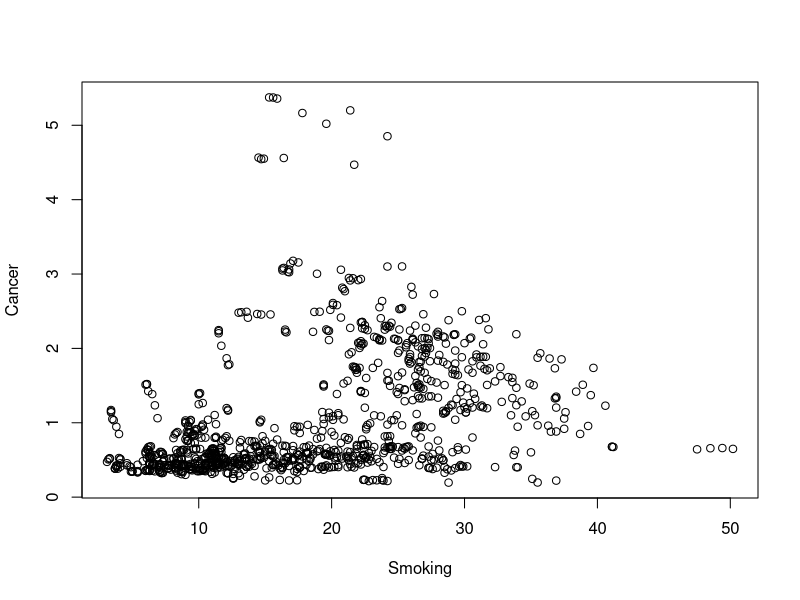
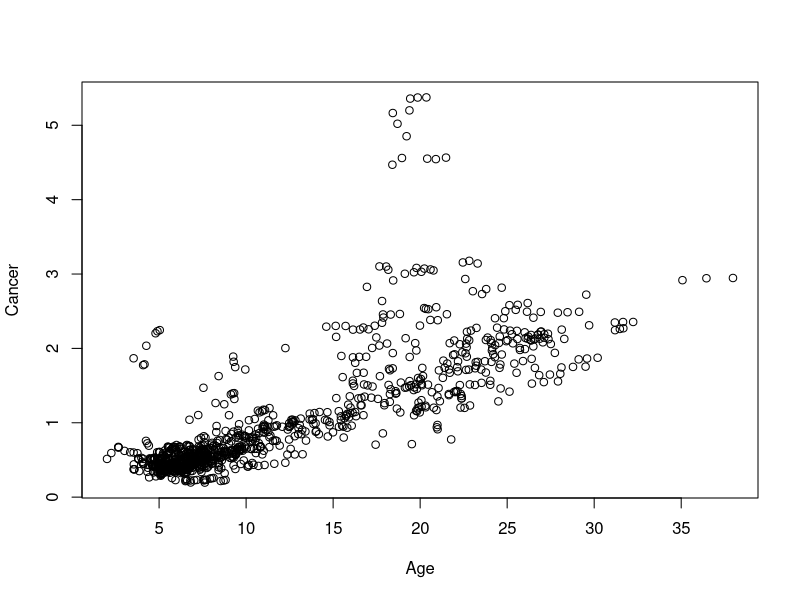
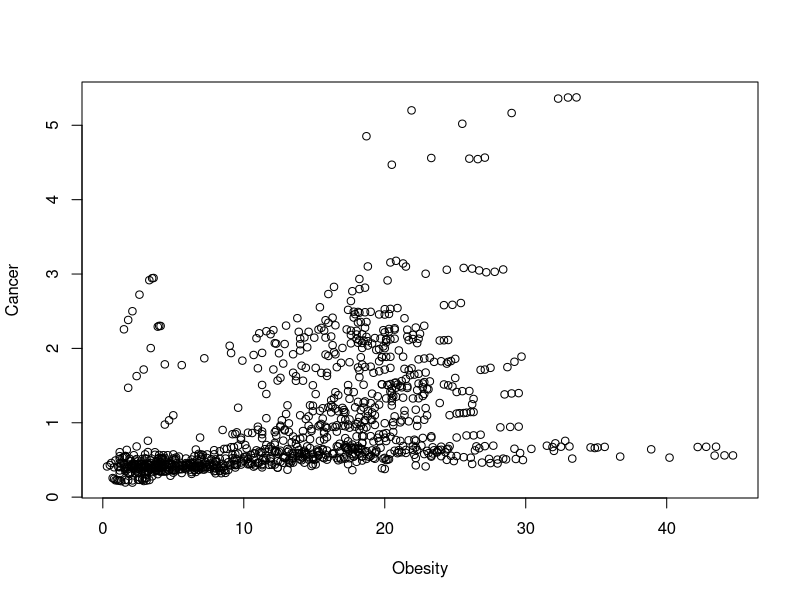
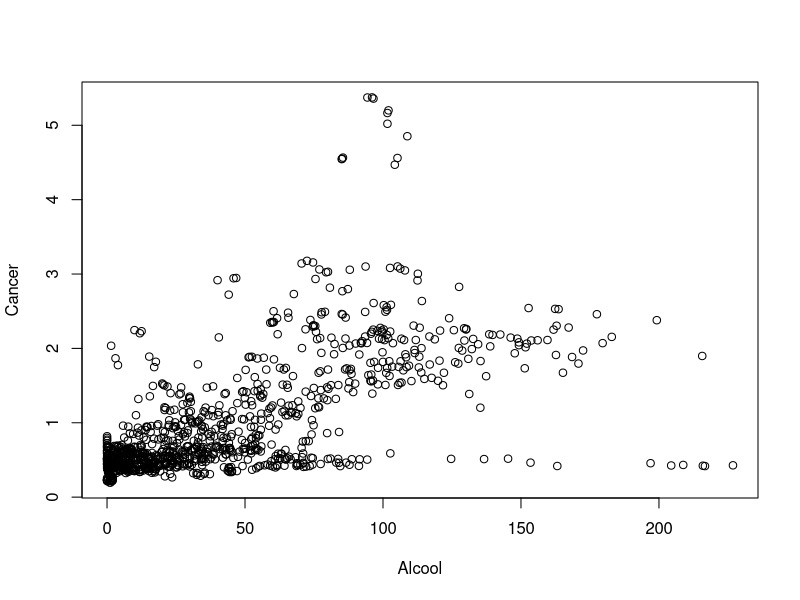
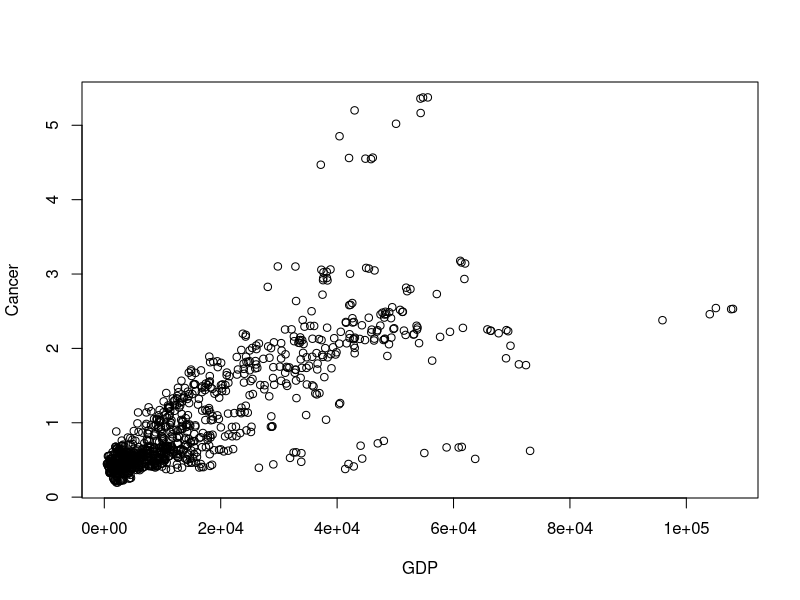
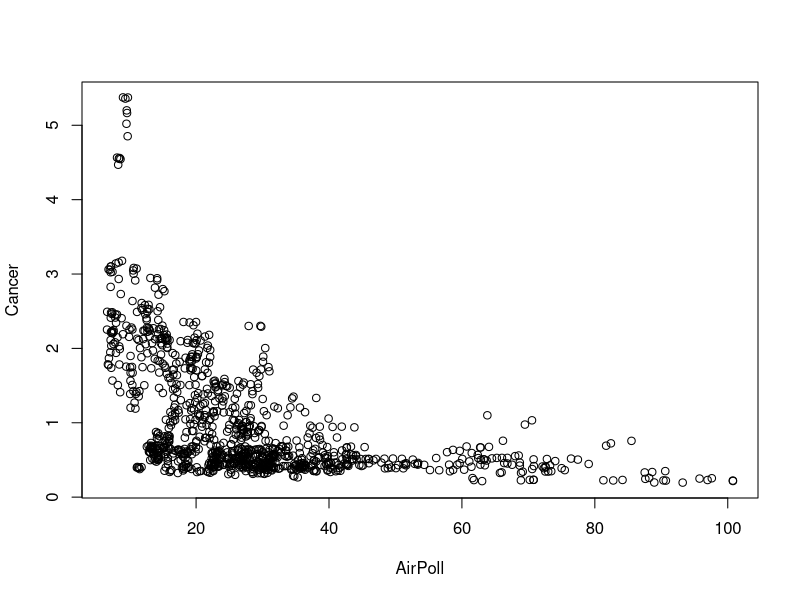
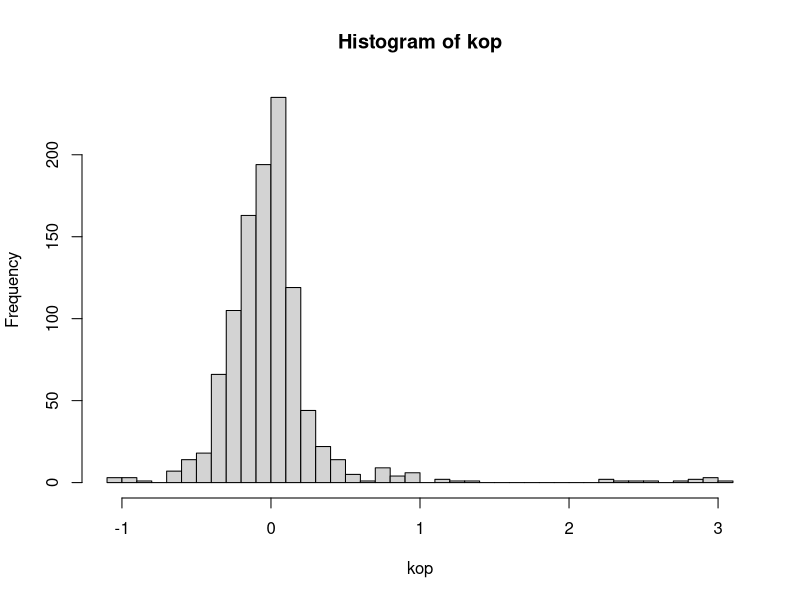
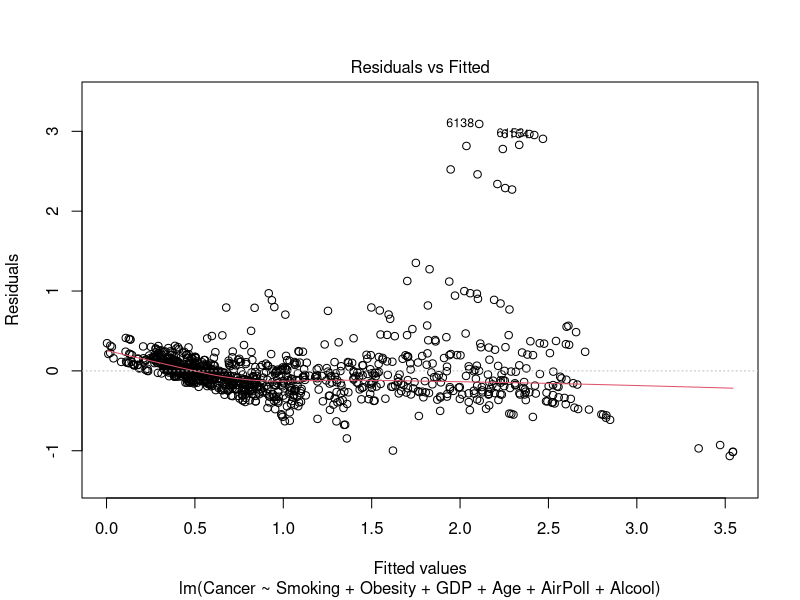

Source code (R) for these figures, in order:
## ---- chunk 1
knitr::opts_chunk$set(echo = TRUE)
## ---- chunk 2
mydata = read.csv("Cancer_final.csv")
data3 = na.omit(mydata)

plot(Cancer ~ Smoking, data=data3)

plot(Cancer ~ Age, data=data3)

plot(Cancer ~ Obesity, data=data3)

plot(Cancer ~ Alcool, data=data3)

plot(Cancer ~ GDP, data=data3)

plot(Cancer ~ AirPoll, data=data3)

#plot(Age ~ GDP, data=data3)
## ---- chunk 3
#Normality of the residuals
model = lm( Cancer~ Smoking + Obesity + GDP + Age + AirPoll + Alcool, data = data3)
#ols_plot_resid_qq(model)
fit2 = lm(Cancer ~ AirPoll, data = data3)
summary(fit2)

#ols_test_normality(model)
#ols_test_correlation(model)
## [1] 0.8482072
#ols_plot_resid_hist(model)
kop = residuals.lm(model)
hist(kop, breaks = 50)


#homoscedasticity of the residuals
plot(model)

## ---- chunk 4
mydata = read.csv("Cancer_final.csv")
data3 = na.omit(mydata)

#plot(AirPoll~Obesity, data=data3)
fit = lm( Cancer ~  Age + Smoking + GDP + Obesity + Alcool , data = data3)
fit

summary(fit)
## ---- chunk 5
data4 = subset(data3, Year == "2005")
fit2 = lm( Cancer ~ Alcool + GDP + Obesity + Age + Smoking + AirPoll, data = data4)
fit2

summary(fit2)

#fin = subset(mydata, select = c(Entity,Year,Cancer,Smoking))
#fan = na.omit(fin)
#fit2 = lm (Cancer ~ Smoking, data= fin)
#fit2
#summary(fit2)
#plot(Cancer ~ Smoking, data=fin)
#abline(fit2, col="blue", lwd=2)


